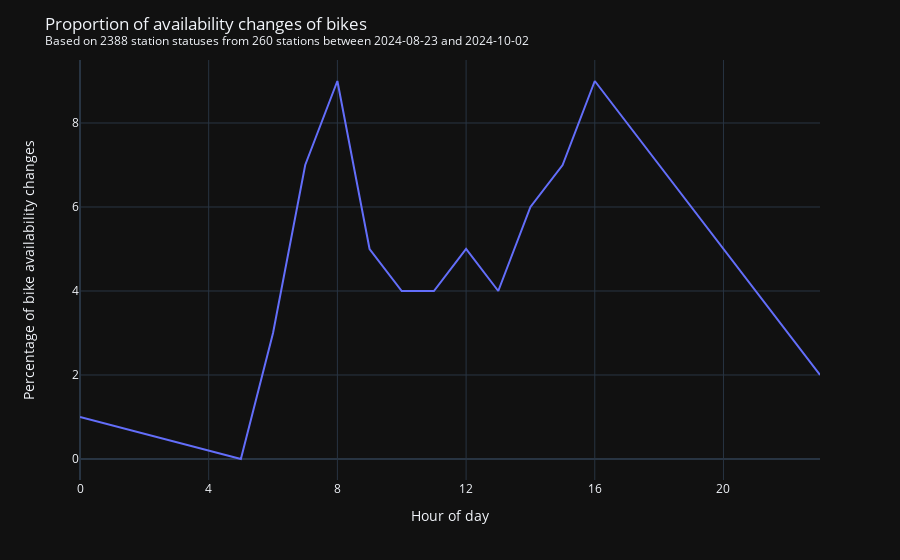

Notebook code cell kept with this figure:
### Markdown cell above
## Proportional changes in bike numbers by hour

### Code cell
# Graph the proportion of bike changes that happen in the system by hour of day
stations.change_in_bikes = abs(stations['num_bikes_available'] - stations['num_bikes_available'].shift(-1)) * stations['station_id'] == stations['station_id'].shift(-1)
stations['change_in_bikes'] = stations['same_station_as_previous_row'] * abs(stations['num_bikes_available'] - stations['num_bikes_available'].shift(-1))

# Group by hour and sum the changes
changed_by_hour = stations.groupby(stations.last_reported.dt.hour)['change_in_bikes'].sum()
# Calculate the proportion of changes for each hour
proportion_changes_by_hour = changed_by_hour / changed_by_hour.sum() * 100

fig = px.line(
    proportion_changes_by_hour.round(0), y='change_in_bikes', labels={'change_in_bikes': 'Percentage of bike availability changes<br>', 'last_reported': 'Hour of day'}
)
subtitle = '<br><sup>Based on {0} station statuses from {1} stations between {2} and {3}</sup>'.format(
    stations['last_reported'].nunique(),  stations['station_id'].nunique(), stations['last_reported'].min().strftime('%Y-%m-%d'), stations['last_reported'].max().strftime('%Y-%m-%d')
)
fig.update_layout(title='Proportion of availability changes of bikes'+subtitle)
fig.update_xaxes(tickvals=[0, 4, 8, 12, 16, 20])
fig.write_image('./charts/bysykkel-system-availability-changes-by-hour.png')

fig

### Figure 1 — Plotly figure (JSON) as saved in the notebook; plotly's stock layout.template omitted (floating-point values rounded to 4 significant figures)
{"data": [{"hovertemplate": "Hour of day=%{x}<br>Percentage of bike availability changes<br>=%{y}<extra></extra>", "legendgroup": "", "line": {"color": "#636efa", "dash": "solid"}, "marker": {"symbol": "circle"}, "mode": "lines", "name": "", "orientation": "v", "showlegend": false, "type": "scatter", "x": [0, 5, 6, 7, 8, 9, 10, 11, 12, 13, 14, 15, 16, 17, 18, 19, 20, 21, 22, 23], "xaxis": "x", "y": [1, 0, 3, 7, 9, 5, 4, 4, 5, 4, 6, 7, 9, 8, 7, 6, 5, 4, 3, 2], "yaxis": "y"}], "layout": {"legend": {"tracegroupgap": 0}, "margin": {"t": 60}, "title": {"text": "Proportion of availability changes of bikes<br><sup>Based on 2388 station statuses from 260 stations between 2024-08-23 and 2024-10-02</sup>"}, "xaxis": {"anchor": "y", "domain": [0, 1], "tickvals": [0, 4, 8, 12, 16, 20], "title": {"text": "Hour of day"}}, "yaxis": {"anchor": "x", "domain": [0, 1], "title": {"text": "Percentage of bike availability changes<br>"}}}}
